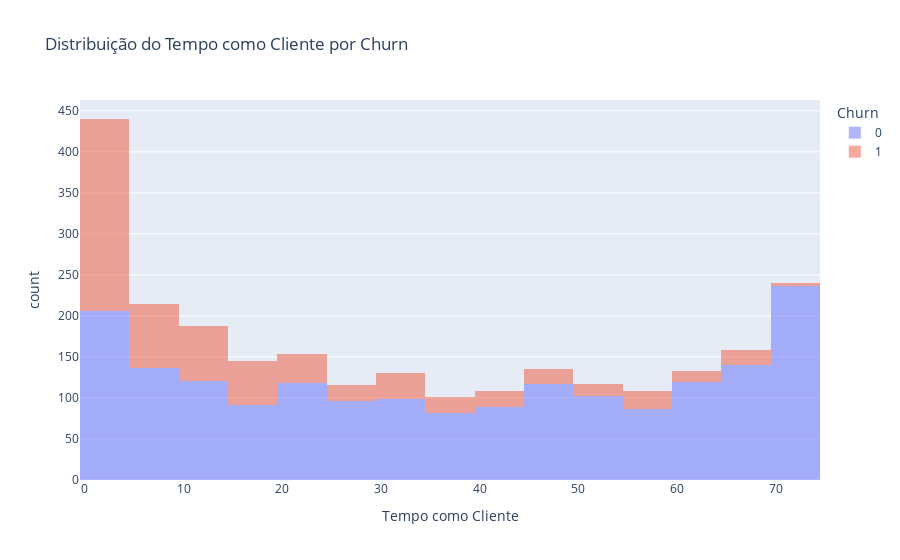

The cell this chart's notebook holds for it:
### Code cell
fig = px.histogram(df, x='Tempo_como_Cliente', color='Churn', 
                   nbins=20, 
                   title='Distribuição do Tempo como Cliente por Churn',
                   labels={'Tempo_como_Cliente': 'Tempo como Cliente', 'Churn': 'Churn'})

fig.update_traces(opacity=0.5)

### Figure 1 — Plotly figure (JSON) as saved in the notebook; plotly's stock layout.template omitted (floating-point values rounded to 4 significant figures; data arrays with more than 128 entries replaced by an {"elided": "..."} marker saying what was removed)
{"data": [{"alignmentgroup": "True", "bingroup": "x", "hovertemplate": "Churn=0<br>Tempo como Cliente=%{x}<br>count=%{y}<extra></extra>", "legendgroup": "0", "marker": {"color": "#636efa", "pattern": {"shape": ""}}, "name": "0", "nbinsx": 20, "offsetgroup": "0", "opacity": 0.5, "orientation": "v", "showlegend": true, "type": "histogram", "x": {"elided": "1841 int values"}, "xaxis": "x", "yaxis": "y"}, {"alignmentgroup": "True", "bingroup": "x", "hovertemplate": "Churn=1<br>Tempo como Cliente=%{x}<br>count=%{y}<extra></extra>", "legendgroup": "1", "marker": {"color": "#EF553B", "pattern": {"shape": ""}}, "name": "1", "nbinsx": 20, "offsetgroup": "1", "opacity": 0.5, "orientation": "v", "showlegend": true, "type": "histogram", "x": {"elided": "647 int values"}, "xaxis": "x", "yaxis": "y"}], "layout": {"barmode": "relative", "legend": {"title": {"text": "Churn"}, "tracegroupgap": 0}, "title": {"text": "Distribuição do Tempo como Cliente por Churn"}, "xaxis": {"anchor": "y", "domain": [0, 1], "title": {"text": "Tempo como Cliente"}}, "yaxis": {"anchor": "x", "domain": [0, 1], "title": {"text": "count"}}}}
